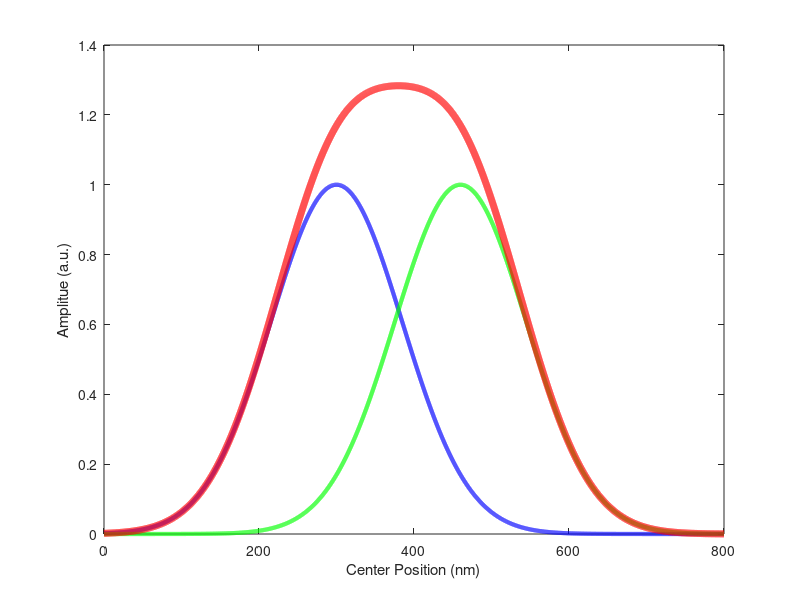

This chart was generated by the following MATLAB code:
FWHM=200;
sig=FWHM/2.3548
c1=300;
c2=c1+0.8*FWHM;
x=0:0.1:800;
y1=gaussmf(x,[sig c1]);
y2=gaussmf(x,[sig c2]);
y3=y1+y2;

figure(1)
plot(x,y1,'LineWidth',3,'color','blue');
hold on;
plot(x,y2,'LineWidth',3,'color','green');
hold on;
plot(x,y3,'LineWidth',5,'color','red');
xlabel('Center Position (nm)');
ylabel('Amplitue (a.u.)');